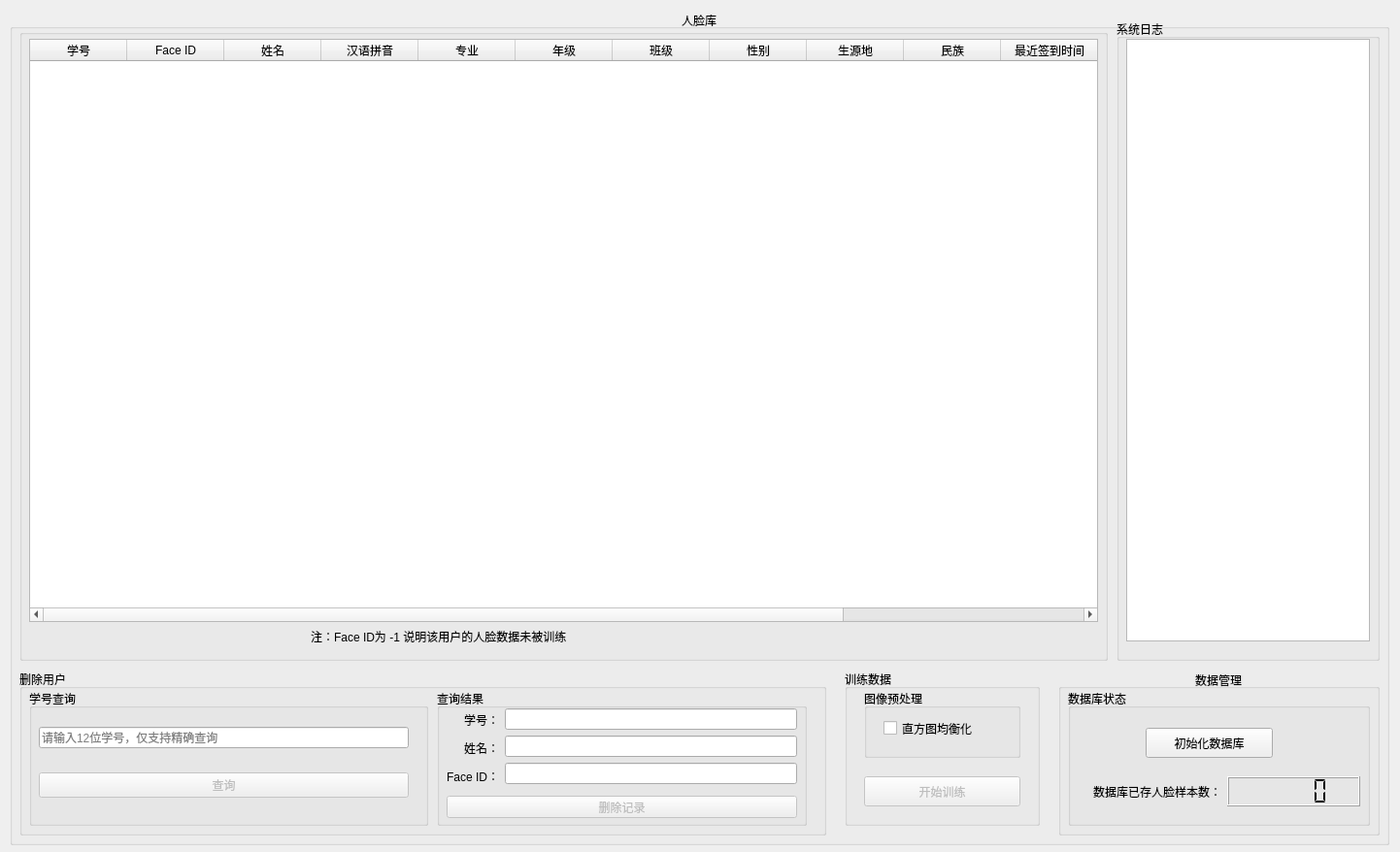
<?xml version="1.0" encoding="UTF-8"?>
<ui version="4.0">
 <class>dataManageUI</class>
 <widget class="QWidget" name="dataManageUI">
  <property name="geometry">
   <rect>
    <x>0</x>
    <y>0</y>
    <width>1442</width>
    <height>878</height>
   </rect>
  </property>
  <property name="windowTitle">
   <string>OpenCV Face Recognition System - DataManage</string>
  </property>
  <widget class="QGroupBox" name="faceDbGroupBox">
   <property name="geometry">
    <rect>
     <x>10</x>
     <y>10</y>
     <width>1421</width>
     <height>861</height>
    </rect>
   </property>
   <property name="title">
    <string>人脸库</string>
   </property>
   <property name="alignment">
    <set>Qt::AlignCenter</set>
   </property>
   <widget class="QGroupBox" name="deleteUserGroupBox">
    <property name="geometry">
     <rect>
      <x>10</x>
      <y>680</y>
      <width>831</width>
      <height>171</height>
     </rect>
    </property>
    <property name="title">
     <string>删除用户</string>
    </property>
    <widget class="QGroupBox" name="queryUserGroupBox">
     <property name="geometry">
      <rect>
       <x>10</x>
       <y>20</y>
       <width>411</width>
       <height>141</height>
      </rect>
     </property>
     <property name="title">
      <string>学号查询</string>
     </property>
     <widget class="QLabel" name="queryResultLabel">
      <property name="geometry">
       <rect>
        <x>20</x>
        <y>110</y>
        <width>201</width>
        <height>21</height>
       </rect>
      </property>
      <property name="frameShape">
       <enum>QFrame::NoFrame</enum>
      </property>
      <property name="text">
       <string/>
      </property>
      <property name="alignment">
       <set>Qt::AlignCenter</set>
      </property>
     </widget>
     <widget class="QWidget" name="layoutWidget">
      <property name="geometry">
       <rect>
        <x>10</x>
        <y>20</y>
        <width>381</width>
        <height>111</height>
       </rect>
      </property>
      <layout class="QVBoxLayout" name="verticalLayout">
       <item>
        <widget class="QLineEdit" name="queryUserLineEdit">
         <property name="placeholderText">
          <string>请输入12位学号，仅支持精确查询</string>
         </property>
        </widget>
       </item>
       <item>
        <widget class="QPushButton" name="queryUserButton">
         <property name="enabled">
          <bool>false</bool>
         </property>
         <property name="toolTip">
          <string>数据库未完成初始化，请检查</string>
         </property>
         <property name="text">
          <string>查询</string>
         </property>
        </widget>
       </item>
      </layout>
     </widget>
    </widget>
    <widget class="QGroupBox" name="queryResultGroupBox">
     <property name="geometry">
      <rect>
       <x>430</x>
       <y>20</y>
       <width>381</width>
       <height>141</height>
      </rect>
     </property>
     <property name="title">
      <string>查询结果</string>
     </property>
     <widget class="QWidget" name="layoutWidget_3">
      <property name="geometry">
       <rect>
        <x>10</x>
        <y>20</y>
        <width>361</width>
        <height>81</height>
       </rect>
      </property>
      <layout class="QHBoxLayout" name="infoHorizontalLayout">
       <item>
        <layout class="QVBoxLayout" name="keyVerticalLayout">
         <item>
          <widget class="QLabel" name="stuIDLabel">
           <property name="frameShape">
            <enum>QFrame::NoFrame</enum>
           </property>
           <property name="text">
            <string>学号：</string>
           </property>
           <property name="alignment">
            <set>Qt::AlignRight|Qt::AlignTrailing|Qt::AlignVCenter</set>
           </property>
          </widget>
         </item>
         <item>
          <widget class="QLabel" name="cnNameLabel">
           <property name="frameShape">
            <enum>QFrame::NoFrame</enum>
           </property>
           <property name="text">
            <string>姓名：</string>
           </property>
           <property name="alignment">
            <set>Qt::AlignRight|Qt::AlignTrailing|Qt::AlignVCenter</set>
           </property>
          </widget>
         </item>
         <item>
          <widget class="QLabel" name="faceIDLabel">
           <property name="frameShape">
            <enum>QFrame::NoFrame</enum>
           </property>
           <property name="text">
            <string>Face ID：</string>
           </property>
           <property name="alignment">
            <set>Qt::AlignRight|Qt::AlignTrailing|Qt::AlignVCenter</set>
           </property>
          </widget>
         </item>
        </layout>
       </item>
       <item>
        <layout class="QVBoxLayout" name="valueVerticalLayout">
         <item>
          <widget class="QLineEdit" name="stuIDLineEdit">
           <property name="focusPolicy">
            <enum>Qt::StrongFocus</enum>
           </property>
           <property name="readOnly">
            <bool>true</bool>
           </property>
          </widget>
         </item>
         <item>
          <widget class="QLineEdit" name="cnNameLineEdit">
           <property name="focusPolicy">
            <enum>Qt::StrongFocus</enum>
           </property>
           <property name="readOnly">
            <bool>true</bool>
           </property>
          </widget>
         </item>
         <item>
          <widget class="QLineEdit" name="faceIDLineEdit">
           <property name="focusPolicy">
            <enum>Qt::StrongFocus</enum>
           </property>
           <property name="readOnly">
            <bool>true</bool>
           </property>
          </widget>
         </item>
        </layout>
       </item>
      </layout>
     </widget>
     <widget class="QPushButton" name="deleteUserButton">
      <property name="enabled">
       <bool>false</bool>
      </property>
      <property name="geometry">
       <rect>
        <x>10</x>
        <y>110</y>
        <width>361</width>
        <height>23</height>
       </rect>
      </property>
      <property name="text">
       <string>删除记录</string>
      </property>
     </widget>
    </widget>
   </widget>
   <widget class="QGroupBox" name="dbVisualGroupBox">
    <property name="geometry">
     <rect>
      <x>10</x>
      <y>20</y>
      <width>1121</width>
      <height>651</height>
     </rect>
    </property>
    <property name="title">
     <string/>
    </property>
    <widget class="QTableWidget" name="tableWidget">
     <property name="geometry">
      <rect>
       <x>10</x>
       <y>10</y>
       <width>1101</width>
       <height>601</height>
      </rect>
     </property>
     <column>
      <property name="text">
       <string>学号</string>
      </property>
     </column>
     <column>
      <property name="text">
       <string>Face ID</string>
      </property>
     </column>
     <column>
      <property name="text">
       <string>姓名</string>
      </property>
     </column>
     <column>
      <property name="text">
       <string>汉语拼音</string>
      </property>
     </column>
     <column>
      <property name="text">
       <string>专业</string>
      </property>
     </column>
     <column>
      <property name="text">
       <string>年级</string>
      </property>
     </column>
     <column>
      <property name="text">
       <string>班级</string>
      </property>
     </column>
     <column>
      <property name="text">
       <string>性别</string>
      </property>
     </column>
     <column>
      <property name="text">
       <string>生源地</string>
      </property>
     </column>
     <column>
      <property name="text">
       <string>民族</string>
      </property>
     </column>
     <column>
      <property name="text">
       <string>最近签到时间</string>
      </property>
     </column>
     <column>
      <property name="text">
       <string>总签到次数</string>
      </property>
     </column>
     <column>
      <property name="text">
       <string>注册时间</string>
      </property>
     </column>
    </widget>
    <widget class="QLabel" name="tipLabel">
     <property name="geometry">
      <rect>
       <x>300</x>
       <y>610</y>
       <width>381</width>
       <height>31</height>
      </rect>
     </property>
     <property name="text">
      <string>注：Face ID为 -1 说明该用户的人脸数据未被训练</string>
     </property>
    </widget>
   </widget>
   <widget class="QGroupBox" name="trainGroupBox">
    <property name="geometry">
     <rect>
      <x>860</x>
      <y>680</y>
      <width>201</width>
      <height>161</height>
     </rect>
    </property>
    <property name="title">
     <string>训练数据</string>
    </property>
    <widget class="QPushButton" name="trainButton">
     <property name="enabled">
      <bool>false</bool>
     </property>
     <property name="geometry">
      <rect>
       <x>20</x>
       <y>110</y>
       <width>161</width>
       <height>31</height>
      </rect>
     </property>
     <property name="toolTip">
      <string>数据库未完成初始化，请检查</string>
     </property>
     <property name="text">
      <string>开始训练</string>
     </property>
    </widget>
    <widget class="QGroupBox" name="imgPreprocessGroupBox">
     <property name="geometry">
      <rect>
       <x>20</x>
       <y>20</y>
       <width>161</width>
       <height>71</height>
      </rect>
     </property>
     <property name="title">
      <string>图像预处理</string>
     </property>
     <widget class="QCheckBox" name="equalizeHistCheckBox">
      <property name="geometry">
       <rect>
        <x>20</x>
        <y>20</y>
        <width>131</width>
        <height>41</height>
       </rect>
      </property>
      <property name="text">
       <string>直方图均衡化</string>
      </property>
     </widget>
    </widget>
   </widget>
   <widget class="QGroupBox" name="dbManageGroupBox">
    <property name="geometry">
     <rect>
      <x>1080</x>
      <y>680</y>
      <width>331</width>
      <height>171</height>
     </rect>
    </property>
    <property name="title">
     <string>数据管理</string>
    </property>
    <property name="alignment">
     <set>Qt::AlignCenter</set>
    </property>
    <widget class="QGroupBox" name="dbStatusGroupBox">
     <property name="geometry">
      <rect>
       <x>10</x>
       <y>20</y>
       <width>311</width>
       <height>141</height>
      </rect>
     </property>
     <property name="title">
      <string>数据库状态</string>
     </property>
     <widget class="QWidget" name="layoutWidget_4">
      <property name="geometry">
       <rect>
        <x>20</x>
        <y>90</y>
        <width>281</width>
        <height>31</height>
       </rect>
      </property>
      <layout class="QHBoxLayout" name="dbUserCountHorizontalLayout">
       <item>
        <widget class="QLabel" name="dbUserCountLabel">
         <property name="text">
          <string>数据库已存人脸样本数：</string>
         </property>
         <property name="alignment">
          <set>Qt::AlignRight|Qt::AlignTrailing|Qt::AlignVCenter</set>
         </property>
        </widget>
       </item>
       <item>
        <widget class="QLCDNumber" name="dbUserCountLcdNum">
         <property name="segmentStyle">
          <enum>QLCDNumber::Flat</enum>
         </property>
        </widget>
       </item>
      </layout>
     </widget>
     <widget class="QPushButton" name="initDbButton">
      <property name="geometry">
       <rect>
        <x>80</x>
        <y>40</y>
        <width>131</width>
        <height>31</height>
       </rect>
      </property>
      <property name="text">
       <string>初始化数据库</string>
      </property>
     </widget>
    </widget>
   </widget>
   <widget class="QGroupBox" name="logGroupBox">
    <property name="geometry">
     <rect>
      <x>1140</x>
      <y>10</y>
      <width>271</width>
      <height>661</height>
     </rect>
    </property>
    <property name="title">
     <string>系统日志</string>
    </property>
    <widget class="QTextEdit" name="logTextEdit">
     <property name="geometry">
      <rect>
       <x>10</x>
       <y>20</y>
       <width>251</width>
       <height>621</height>
      </rect>
     </property>
     <property name="readOnly">
      <bool>true</bool>
     </property>
    </widget>
   </widget>
  </widget>
 </widget>
 <resources/>
 <connections/>
</ui>
